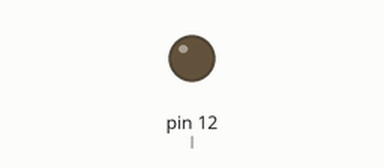
Simulated run of this sketch. Board: Arduino Uno, built with avr-gcc and run on an emulated ATmega328P. Shown: output pins drawn as LEDs (lit = HIGH).

Above: at 6.4 s.
At 19.2 s:
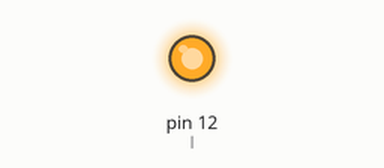
Timing chart, 0 to 33.3 s (numbered marks = the images above):
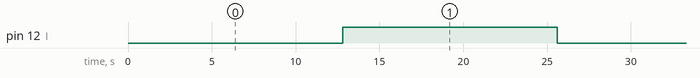

Measured:
- by itself, pin 12 (l): alternates HIGH for 12.8 s and LOW for 12.8 s

The sketch:

analogWrite_command_demostration.ino
```cpp
// analogWrite command demostration
int l=12;
int dly=100;
int i;
void setup() {
  pinMode(l,OUTPUT);
}

void loop() {
  for(i=0;i<256;i++){
    analogWrite(l,i);
    delay(dly);
  }

}
```
